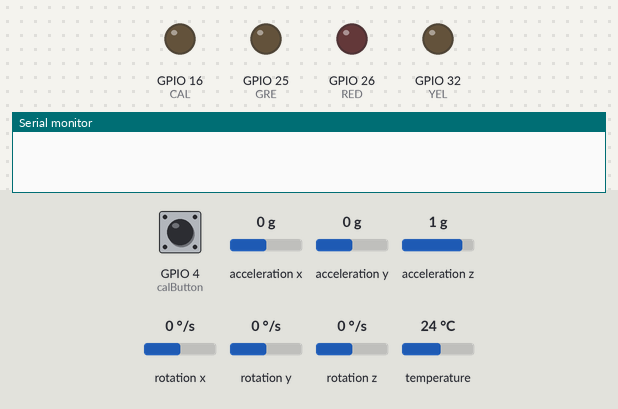
Bench run of a sketch on a simulated ESP32. On the bench: output pins drawn as LEDs (lit = HIGH), the last lines printed to the serial monitor. The inputs (shaded band) are chosen by the test bench; at power-on: GPIO 4 (calButton) HIGH, acceleration x 0 g, acceleration y 0 g, acceleration z 1 g, rotation x 0 °/s, rotation y 0 °/s, rotation z 0 °/s, temperature 24 °C. The local clock reads 2024-03-15 10:24:30 at power-on unless the sketch sets it; storage starts empty.

Above: at 0.0 s.
At 5.1 s:
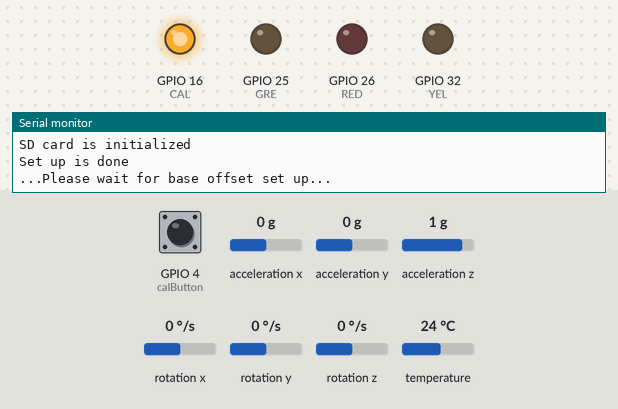
At 19.7 s:
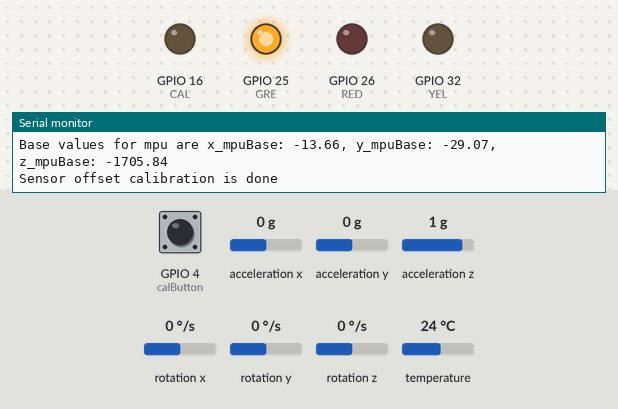
Timing chart, 0 to 21.2 s (numbered marks = the images above):
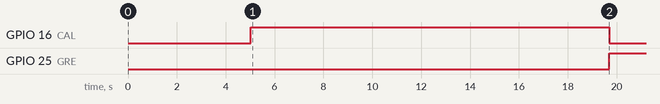

The sketch:

scratch_v11_mpu.ino
```cpp
#include <Adafruit_MPU6050.h>
#include <Adafruit_Sensor.h>
#include <Wire.h>
#include <vector>
#include <SD.h>
#include <SPI.h>
#include <RTClib.h>

//object creation
DateTime dt;
RTC_DS3231 rtc;
TwoWire rtcWire(1); //second I2C bus
Adafruit_MPU6050 mpu;

// 2D Vector to store sensor values for each axis
std::vector<std::vector<float>> vector_mpu;

//time keepers here
const unsigned long pre_lim = 30000 ;
const unsigned long post_lim = 90000 ;
//DateTime startTime, postRec_Time;  //time
long int startTime, postRec_Time;

//global sensor values
float ax_mpu, ay_mpu, az_mpu;
//float ax_adxl, ay_adxl, az_adxl;
float ax_mpuScal, ay_mpuScal, az_mpuScal;

//calib values
float x_mpuMin = -9.75, x_mpuMax = 10.02;
float y_mpuMin = -9.52, y_mpuMax = 10.09;
float z_mpuMin = -2.78, z_mpuMax = 17.13;

//base offset values
float x_mpuBase, y_mpuBase, z_mpuBase;

const int RED = 26, YEL = 32, GRE = 25, CAL = 16;

//button pins
const int calButton = 4;

//threshold
float xThreshold = 15;
float yThreshold = 15;
float zThreshold = 15;

//initial flags
bool Th = false, Trig = false,
     pre_rec = false, post_rec = false,
     calibrate = true, start=true;
int warn = 0;

//SD card file handling
String nameStamp, mpuFileName; //adxlFileName;
File mpuFile; //adxlFile;

void vecAppend(float a_x, float a_y, float a_z,std::vector<std::vector<float>>& vecc){
  vecc.push_back({a_x, a_y, a_z});

  if (!pre_rec){
    //DateTime current = rtc.now();
    long int current = millis();
    //TimeSpan elapsed = current - startTime;
    //if ( (1000*(elapsed) >= pre_lim) {
    if ( (current - startTime) >= pre_lim) {
      pre_rec = true;
    }
  }
  if(pre_rec && (!post_rec)){
    if (!vecc.empty()) {
      vecc.erase(vecc.begin());
    }
  }
}


void SDfile_mpu(){

  //creating directory if ti doesnt exist
  if (!SD.exists("/MPU6050 readings")) {
    SD.mkdir("/MPU6050 readings");
  }
  //mpu file opening
  mpuFileName = String("/MPU6050 readings/") + nameStamp + ".csv";
  mpuFile = SD.open(mpuFileName, FILE_WRITE);
  // Check if the file opened successfully
  if (mpuFile) {
    Serial.println("File created: " + mpuFileName);
    // Write data to the file in CSV format
    for (const auto& values : vector_mpu) {
      mpuFile.print(values[0]);
      mpuFile.print(",");
      mpuFile.print(values[1]);
      mpuFile.print(",");
      mpuFile.println(values[2]);
    }
    // Close the file
    mpuFile.flush();
    mpuFile.close();
    if (!mpuFile.available()) {
      Serial.println(mpuFileName + " File is closed");
    }
  }
else {
  Serial.println("Error opening file: " + mpuFileName);
  }
}


void data_read_all(){

  int sample = 3, i;
  float sum_xmpu = 0, sum_ympu = 0, sum_zmpu = 0;

  for(i=0; i<sample; ++i){
    sensors_event_t a, g, temp;
    mpu.getEvent(&a, &g, &temp);
    ax_mpu= -(a.acceleration.y);
    ay_mpu= a.acceleration.x;
    az_mpu= -(a.acceleration.z);

    sum_xmpu += ax_mpu;
    sum_ympu += ay_mpu;
    sum_zmpu += az_mpu;

    delayMicroseconds(20);
  }
  ax_mpu = sum_xmpu / sample;
  ay_mpu = sum_ympu / sample;
  az_mpu = sum_zmpu / sample;

}


// Custom lerp function that extends the range dynamically
float lerpExtend(float value, float inputMin, float inputMax, float outputMin, float outputMax) {
    float inputRange = inputMax - inputMin;
    float t = (value - inputMin) / inputRange;
    float result = outputMin + t * (outputMax - outputMin);
    return result;
}


void set_base(int numCalib = 1000){
  int i;
  double ax_mpuSum = 0, ay_mpuSum = 0, az_mpuSum = 0;


  Serial.println("...Please wait for base offset set up...");
  delay(3000);
  for(i=0; i<numCalib; ++i){
    data_read_all();
    data_scale();

    ax_mpuSum += ax_mpuScal;
    ay_mpuSum += ay_mpuScal;
    az_mpuSum += az_mpuScal;

    delay(5);
  }

  x_mpuBase = ax_mpuSum / numCalib;
  y_mpuBase = ay_mpuSum / numCalib;
  z_mpuBase = az_mpuSum / numCalib;

  Serial.println("Base values for mpu are x_mpuBase: " + String(x_mpuBase) + ", y_mpuBase: " + String(y_mpuBase) + ", z_mpuBase: " + String(z_mpuBase));

}

void data_scale(){
  //value scaling:: values are expressed in milli-G unit
  //using map for mpu reduces its senstivity because map deals in integer long
  //using lerpextend for adxl makes the value stuck at a high range
  ax_mpuScal = lerpExtend(ax_mpu, x_mpuMin, x_mpuMax, -1000, 1000);
  ay_mpuScal = lerpExtend(ay_mpu, y_mpuMin, y_mpuMax, -1000, 1000);
  az_mpuScal = lerpExtend(az_mpu, z_mpuMin, z_mpuMax, -1000, 1000);
}


void setup() {

  Serial.begin(115200);
  while (!Serial);
  delay(5000);
  Serial.println("\n\n\nStarting the setup babe");

  // mpu initialization
  if (!mpu.begin()) {
    Serial.println("Failed to find MPU6050 chip");
    while (1);
  }
  Serial.println("MPU6050 is Found!");

  mpu.setAccelerometerRange(MPU6050_RANGE_4_G);
  // Set the gyro full-scale range
  mpu.setGyroRange(MPU6050_RANGE_500_DEG);
  //260 HZ disables the filter
  mpu.setFilterBandwidth(MPU6050_BAND_21_HZ);

  pinMode(RED, OUTPUT);
  pinMode(YEL, OUTPUT);
  pinMode(GRE, OUTPUT);
  pinMode(CAL, OUTPUT);

  //setting rtc
  rtcWire.begin(14,27); //SDA, SCL
  if (!rtc.begin(&rtcWire)) {
    Serial.println("Couldn't find RTC");
    while (1);
  }
  if (rtc.lostPower()) {
    Serial.println("RTC lost power, let's set the time!");
    rtc.adjust(DateTime(F(__DATE__), F(__TIME__)));
  }
  Serial.println("RTC module is set at "+ rtc.now().timestamp());
  nameStamp = String(rtc.now().timestamp());

  //SD card initialization
  if (!SD.begin(5)) {
    Serial.println("SD card initialization failed!");
    while (1);
  }
  Serial.println("SD card is initialized");

  //input pins
  pinMode(calButton, INPUT);

  //starting now babe
  Serial.println("Set up is done");
  //startTime = rtc.now();

}

void loop() {
  //DateTime test1 = rtc.now();

  if(calibrate || (!digitalRead(calButton))){
    //Calibration
    digitalWrite(CAL,HIGH);
    digitalWrite (RED, LOW);
    digitalWrite(YEL, LOW);
    digitalWrite (GRE, LOW);
    set_base();
    Serial.println("Sensor offset calibration is done");
    calibrate = false;
    vector_mpu.clear();
    start = true;
    Trig = false;
    post_rec = false;
  }

  else{
    if(start){
      //startTime = rtc.now();
      startTime = millis();
      start = false;
    }
    data_read_all();
    data_scale();

    ax_mpuScal -= x_mpuBase;
    ay_mpuScal -= y_mpuBase;
    az_mpuScal -= z_mpuBase;

    //saving in the running vector
    vecAppend(ax_mpuScal, ay_mpuScal, az_mpuScal, vector_mpu);

    //comparing with threshold values
    if ((abs(ax_mpuScal) > xThreshold) || (abs(ay_mpuScal) > yThreshold) || (abs(az_mpuScal) > zThreshold)){
      Th = true;
    }
    else{
      Th = false;
    }

    if(Trig) {
      //DateTime current = rtc.now();
      long int current = millis();
      //TimeSpan elapsed = current - postRec_Time;
        if ( (current - postRec_Time) > post_lim){
        Trig = false;
        post_rec = false;
        //SD card cant save names with ":"
        nameStamp.replace(":", "_");
        nameStamp.replace("-", "_");
        SDfile_mpu();
        //clear vectors
        vector_mpu.clear();
        vector_mpu.shrink_to_fit();
        start = true;
        pre_rec = false;
        warn = 0;
        set_base(100);
      }
    }
    else if(Th){

      nameStamp = String(rtc.now().timestamp());
      warn +=1;
      if(warn == 2){
        Trig = true;
        post_rec = true;
        //postRec_Time = rtc.now();
        postRec_Time = millis();
      }
    }
    else{
      warn = 0;
    }

  }
  digitalWrite(CAL,LOW);
  if(warn == 2){
    digitalWrite (RED, HIGH);
    digitalWrite(YEL, LOW);
    digitalWrite (GRE, LOW);
  }
  else if(warn>0){
    digitalWrite (RED, LOW);
    digitalWrite(YEL, HIGH);
    digitalWrite (GRE, LOW);
  }
  else{
    digitalWrite (RED, LOW);
    digitalWrite(YEL, LOW);
    digitalWrite (GRE, HIGH);
  }
  delay(24);
}


  
```

Measured:
- by itself, GPIO 16 (CAL): LOW → HIGH at 5.0 s, → LOW 14.7 s later
- by itself, GPIO 25 (GRE): LOW → HIGH at 19.7 s
